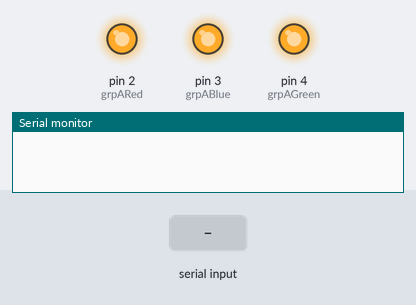
Bench run of a sketch on a simulated Arduino Uno, built with avr-gcc and run on an emulated ATmega328P. Shown: output pins drawn as LEDs (lit = HIGH), the last lines printed to the serial monitor. The test bench sets the inputs (shaded band).

Above: at 1.2 s.
1.3 s: "1\n" received over Serial
At 2.8 s:
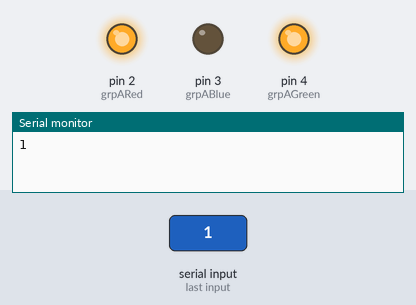
3.8 s: "4\n" received over Serial
At 5.9 s:
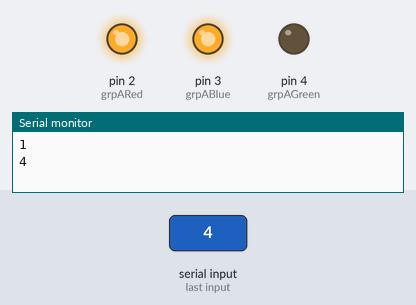
6.3 s: "2\n" received over Serial
At 7.8 s:
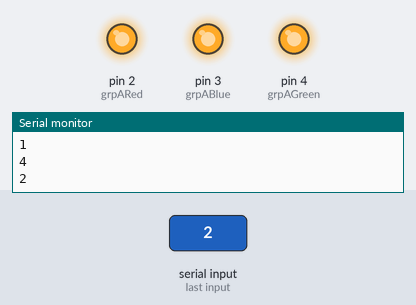
8.8 s: "3\n" received over Serial
At 10.9 s:
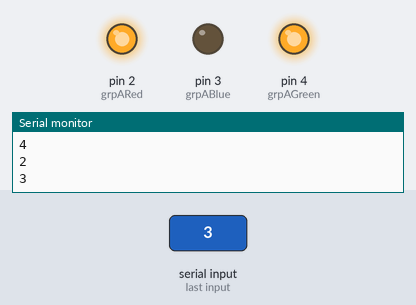
Timing chart, 0 to 12.3 s (numbered marks = the images above; inputs shaded):
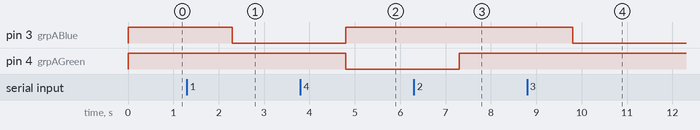

Measured:
- after the input at 1.3 s, pin 3 (grpABlue): HIGH → LOW after 1.0 s
- after the input at 3.8 s, pin 3 (grpABlue): LOW → HIGH after 1.0 s; pin 4 (grpAGreen): HIGH → LOW after 1.0 s
- after the input at 6.3 s, pin 4 (grpAGreen): LOW → HIGH after 1.0 s
- after the input at 8.8 s, pin 3 (grpABlue): HIGH → LOW after 1.0 s

The sketch:

LEDs.ino
```cpp
//****************GLOBALS******************//

String unitySend;
 int i;

//GRP A
int grpARed = 2;
int grpABlue = 3;
int grpAGreen = 4;


//***********SETUP***************//

void setup() {

  Serial.begin(9600);

// GRP A
  pinMode(grpARed, OUTPUT);
  pinMode(grpABlue, OUTPUT);
  pinMode(grpAGreen, OUTPUT);


// ********************START BLACK****************************//
  digitalWrite(grpARed, HIGH);
  digitalWrite(grpABlue, HIGH);
  digitalWrite(grpAGreen, HIGH);

}


//********************LOOP*******************//

void loop() {

if (Serial.available() > 0) {

  unitySend = Serial.readString();

  i = unitySend.toInt();
  Serial.println(i);

  switch (i) {
  case 1: //GRP A RED => BLUE
      digitalWrite(grpARed, HIGH);
      digitalWrite(grpABlue, LOW);
      digitalWrite(grpAGreen, HIGH);
    break;
  case 2: //GRP A BLACK
      digitalWrite(grpARed, HIGH);
      digitalWrite(grpABlue, HIGH);
      digitalWrite(grpAGreen, HIGH);
    break;
  case 3: //GRP A CROSS TO BLUE*****************************************
      digitalWrite(grpARed, HIGH);
      digitalWrite(grpABlue, LOW);
      digitalWrite(grpAGreen, HIGH);
    break;
  case 4: //GRP A BLUE
      digitalWrite(grpARed, HIGH);
      digitalWrite(grpABlue, HIGH);
      digitalWrite(grpAGreen, LOW);
    break;

  default:
    break;
     }

  }

}
```
